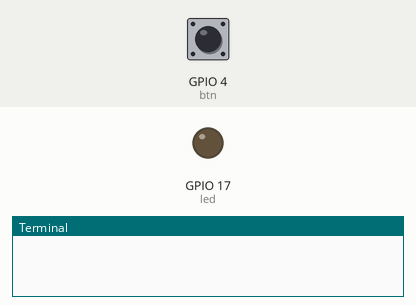
The program below on a simulated Raspberry Pi (BCM pin numbers). Parts: output pins drawn as LEDs (lit = HIGH), the last lines printed to the terminal. The test bench sets the inputs (shaded band); at power-on: GPIO 4 (btn) HIGH. Random numbers come from a fixed seed; the clock reads 2024-03-15 10:24:30 at power-on unless the program sets it.

Above: at 1.2 s.
1.3 s: GPIO 4 (btn) pulled LOW for 3.2 s
At 13.7 s:
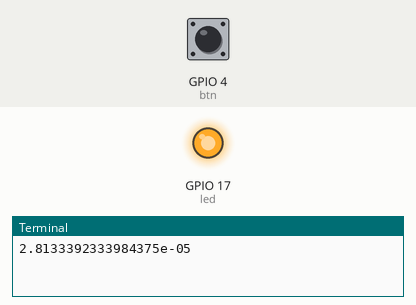
Timing chart, 0 to 14.5 s (numbered marks = the images above; inputs shaded):
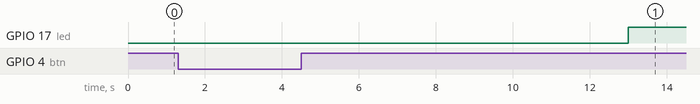

The program:

reaction_game.py
```python
from gpiozero import Button, LED
from time import time, sleep
from random import randint

# I/O conections
led = LED(17)
btn = Button(4)

#  test your wiring
while True:
    sleep(randint(1,10))
    led.on()
    start = time()
    btn.wait_for_press()
    led.off()
    end = time()
    print(end - start)
```
